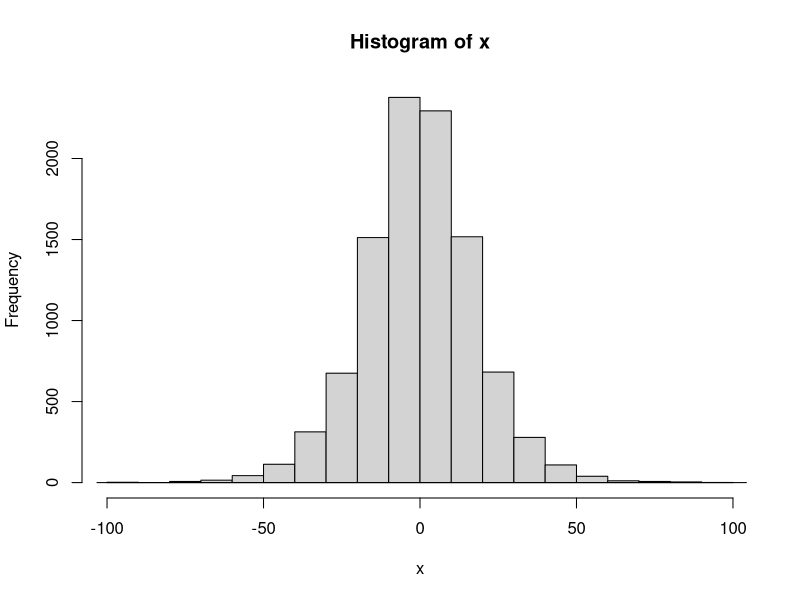
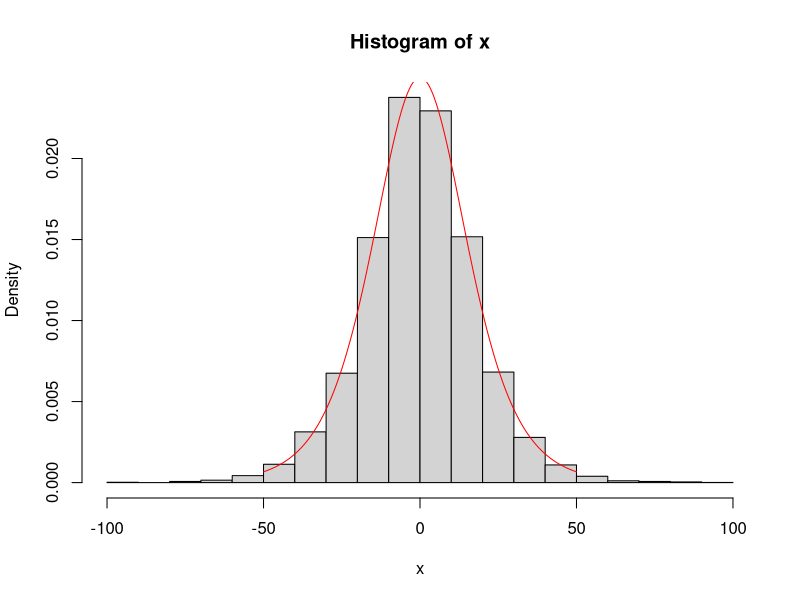
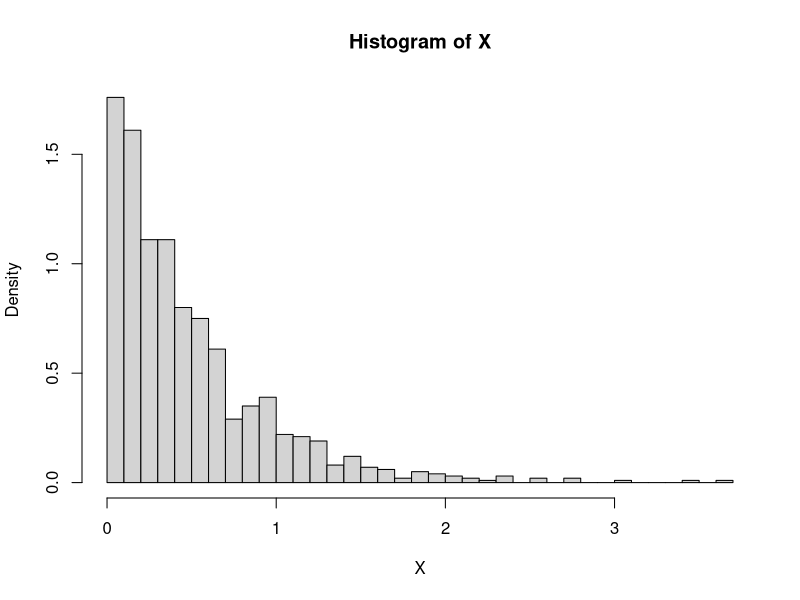
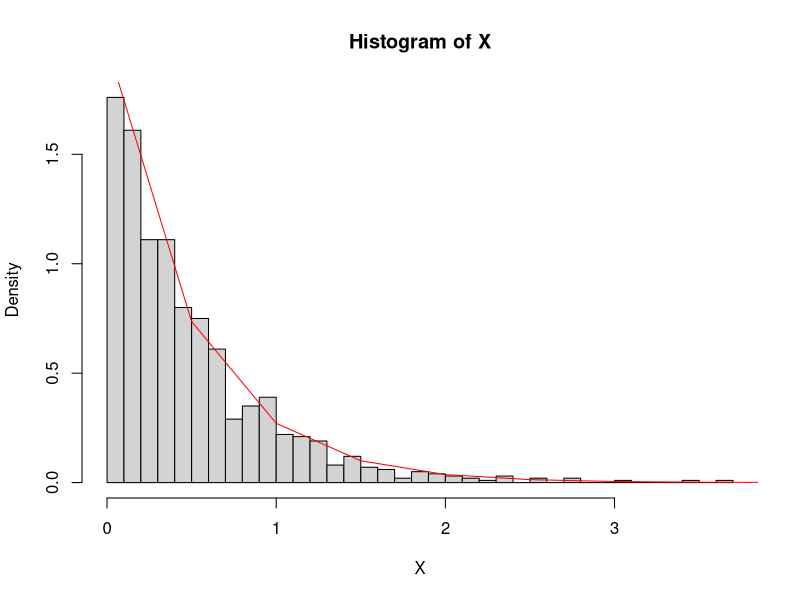
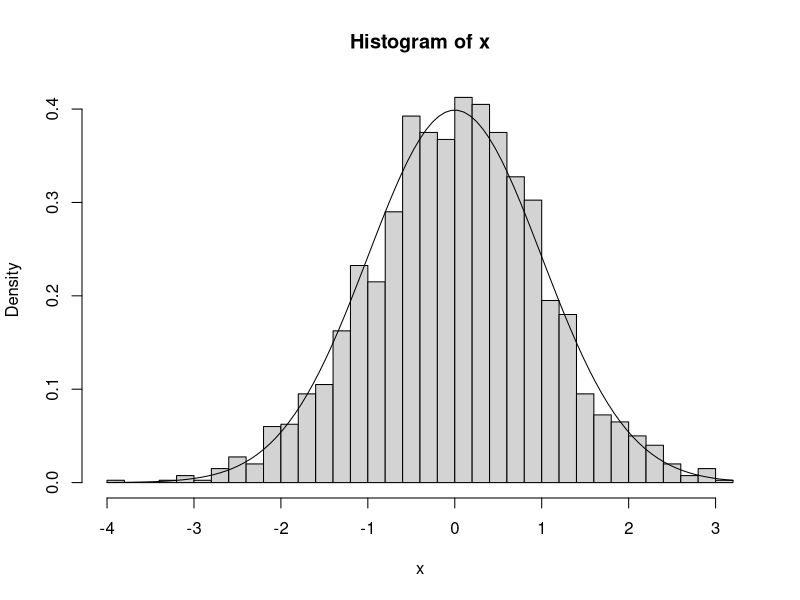
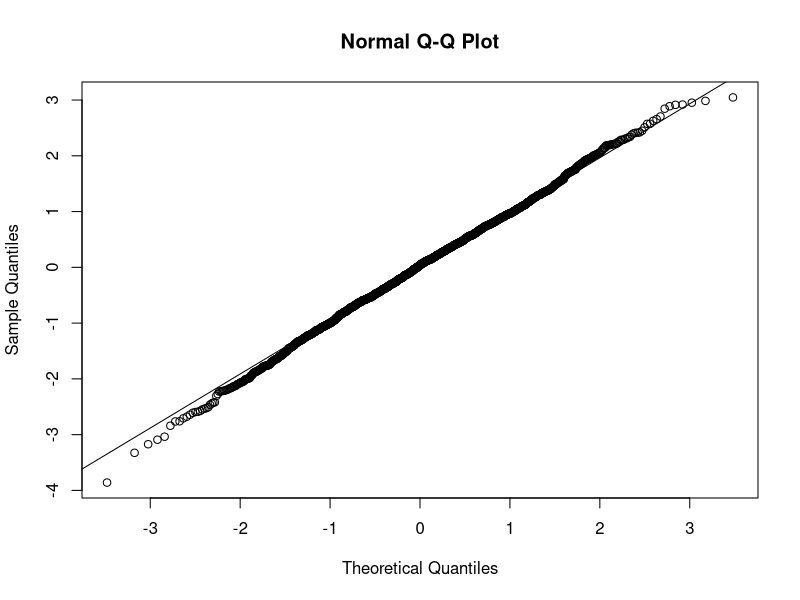
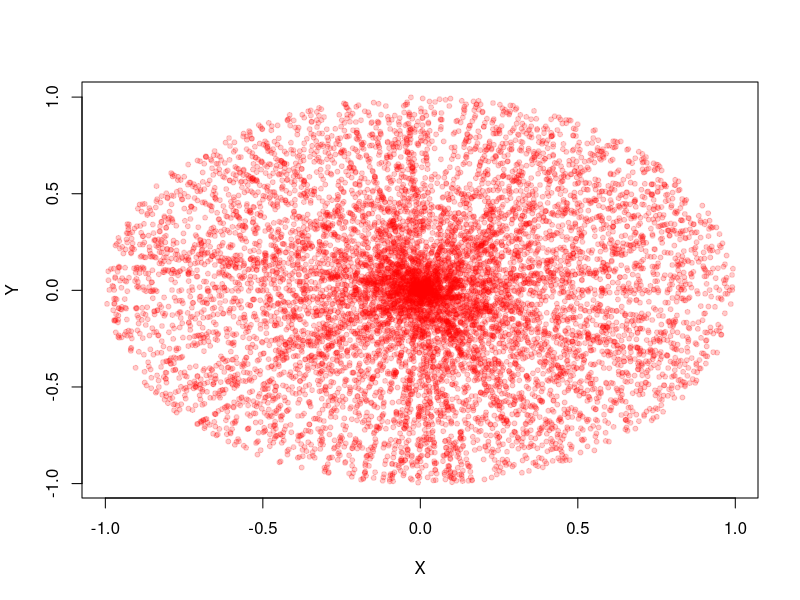
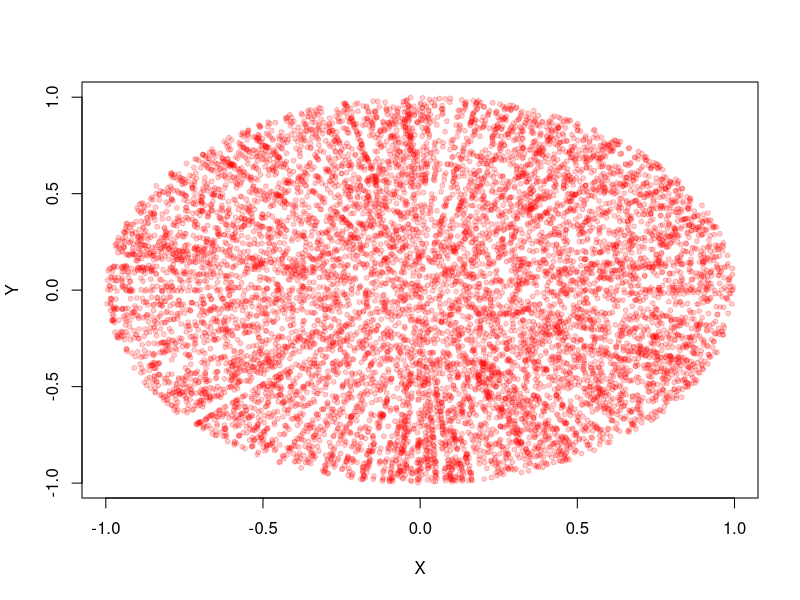

The R script that drew these images, in order:
## ---- chunk 1
knitr::opts_chunk$set(echo = FALSE, message = FALSE, warning = FALSE)
## ---- chunk 2
set.seed(123)
logistic_rvgen <- function(lamb,n=1){
    # Recall the signature for runif(n,high,low)
    u=runif(n)
    x=-log((1/u)-1)/lamb
    return(x)
}
## ---- chunk 3
lamb=0.1
n=10000
x=logistic_rvgen(lamb, n)
hist(x)
lines(density(x))
## ---- chunk 4
y=seq(-50,50,0.5)
fy=lamb*exp(-lamb*y)/((1.0+exp(-lamb*y))^2)
hist(x, freq  = F)
lines(y,fy, col = "red")
## ---- chunk 5
n = 1e3
lambda = 2
U = runif(n)
X = - 1/lambda*log(U)
hist(X, breaks = 30, freq=F)
## ---- chunk 6
Y=seq(0,50,0.5)
fy=lambda*exp(-lambda*Y)
hist(X, breaks = 30, freq  = F)
lines(Y,fy, col = "red")
## ---- chunk 7
u1 = runif(n)
u2 = runif(n)
x1 = sqrt(-2*log(u1))*cos(2*pi*u2)
x2 = sqrt(-2*log(u1))*sin(2*pi*u2)
x = c(x1,x2)
## ---- chunk 8
hist(x,breaks = 30, freq = F)
curve(dnorm,add=T)
## ---- chunk 9
qqnorm(x)
qqline(x)
## ---- chunk 10
ks.test(x,pnorm)
## ---- chunk 11
R = runif(1e4,0,1)
theta = 2*pi*runif(1e3,0,1)
X = R*cos(theta);Y = R*sin(theta)
plot(X,Y, pch = 20, col=rgb(1,0,0,0.2))
## ---- chunk 12
X = sqrt(R)*cos(theta);Y = sqrt(R)*sin(theta)
plot(X,Y,pch = 20, col=rgb(1,0,0,0.2))
## ---- chunk 13
arfunction <- function(n){
  rvx = rep(0,n)
  rvy = rep(0,n)
  a = 0
  for (i in 1:n){
    x = runif(1,min = -1,max = 1)
    y = runif(1,min = -1, max = 1)
    if (x^2 + y^2 <= 1){
      rvx[i] = x
      rvy[i] = y 
      a = a + 1
    }
  }
  cat("Efficiency is ", a/n)  
  plot(rvx,rvy)
  title("Uniform on a disc")
}
## ---- chunk 14
n = 5000; arfunction(n)
## ---- chunk 15
Finv <- function(u){
    x = B/((1-u)**(1/a))
    return(x)
}

B = 2.0
a = 5.0
n = 10000
u = runif(n)
x = Finv(u)
## ---- chunk 16
y = seq(B,20,0.1)
fy = a*(B^a)/(y^(a+1))
hist(x,breaks=100,freq=F, col = rgb(0,0,1,0.5))
lines(y,fy, col = "red")
legend("topright",c("histogram","density"),col=c("blue","red"),lty = c(1,1))
